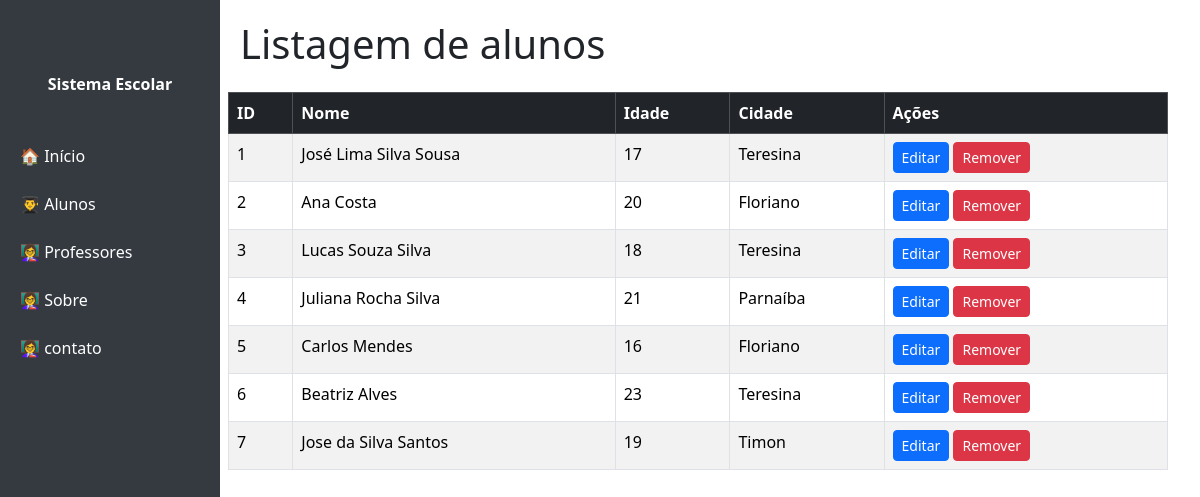
The page /aluno on the database as committed earlier.
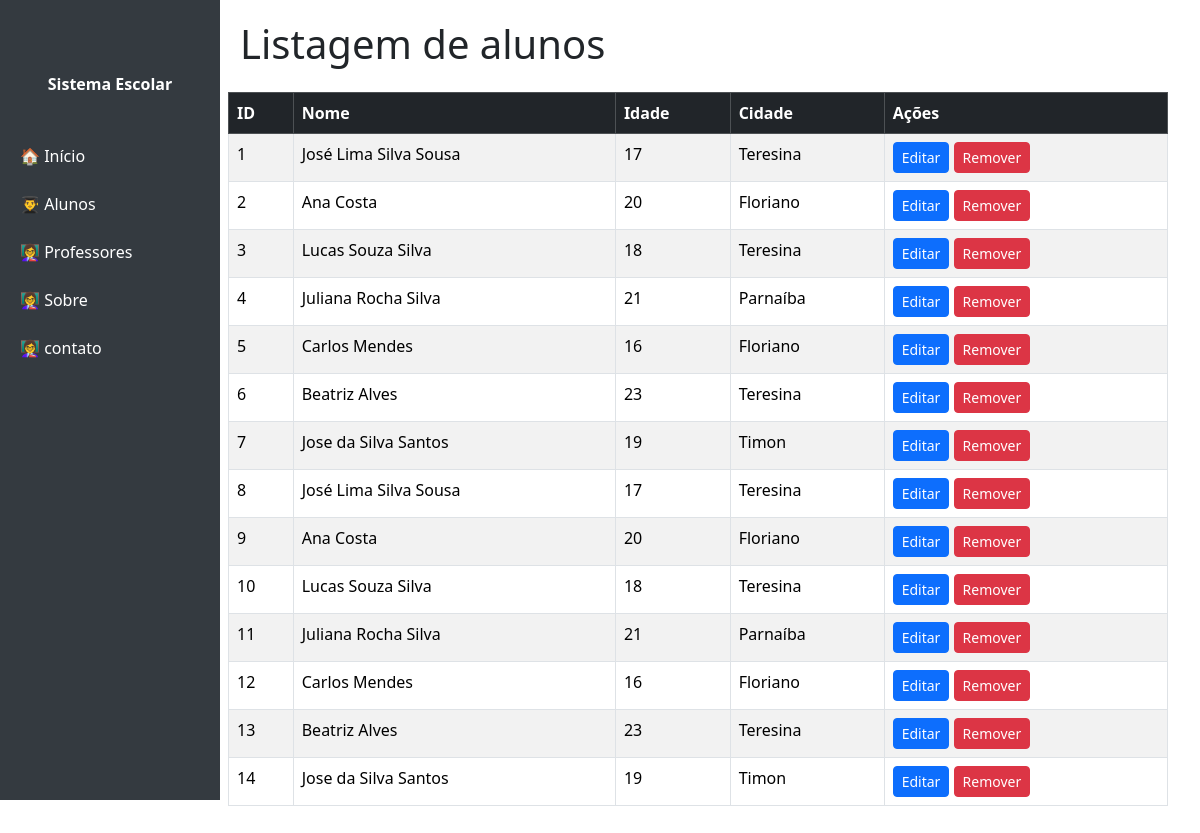
The same page on the database as committed later.
### tables this page shows
CREATE TABLE "aluno" (
	"id"	INTEGER,
	"nome"	TEXT NOT NULL,
	"idade"	INTEGER NOT NULL,
	"cidade"	INTEGER NOT NULL,
	PRIMARY KEY("id" AUTOINCREMENT)
);

### app.py (the view)
@app.route('/aluno')
def listar_aluno():
    DB_PATH = "C:\\Users\\Isaac\\workspace_pweb\\pflask26\\banco_escola.db"
    conn = sqlite3.connect(DB_PATH)
    cursor = conn.cursor()
    cursor.execute('SELECT id, nome, idade, cidade FROM aluno')
    lista = cursor.fetchall()
    conn.close()
    return render_template('aluno/lista.html', lista_alunos=lista)

### templates/aluno/lista.html
{% include 'cabecalho.html' %}
<h1 class="mb-4">Listagem de alunos </h1>
<div class ="row">
    <div class="row">
<table class="table table-bordered table-striped">
    <thead class="table-dark">
      <tr>
        <th>ID</th>
        <th>Nome</th>
        <th>Idade</th>
        <th>Cidade</th>
        <th>Ações</th>
      </tr>
    </thead>
    <tbody>
      {% for item in lista_alunos %}
      <tr>
        <td>{{ item[0]}}</td>
        <td>{{ item[1] }}</td>
        <td>{{ item[2]}}</td>
        <td>{{ item[3] }}</td>
        <td>
             <a href="/alunos/editar/3" class="btn btn-primary btn-sm">Editar</a>
          <a href="/alunos/remover/3" class="btn btn-danger btn-sm"
             onclick="return confirm('Tem certeza que deseja remover este registro?');">
             Remover
          </a>
        </td>
      </tr>
      {% endfor %}
    </tbody>
  </table>
</div>
        </div>
{% include 'rodape.html' %}

### templates/cabecalho.html (shortened to what this page needs)
<!DOCTYPE html>
<html lang="pt-BR">
<head>
    <link href="https://cdn.jsdelivr.net/npm/bootstrap@5.3.3/dist/css/bootstrap.min.css" rel="stylesheet">
</head>
<body>
    <nav class="sidebar">
        <a class="navbar-brand text-center fw-bold d-block mb-4 text-white" href="#">Sistema Escolar</a>
        <a href="/">🏠 Início</a>
        <a href="/aluno">👨‍🎓 Alunos</a>
        <a href="#">👩‍🏫 Professores</a>
        <a href="/sobre">👩‍🏫 Sobre</a>
        <a href="/contato">👩‍🏫 contato
        </a>
    </nav>
    <div class="main">

### templates/rodape.html
</div>
</body>
</html>

### templates/cabecalho.html (style rules this page uses)
body { min-height: 100vh; }
.sidebar { height: 100vh; position: fixed; left: 0; top: 0; width: 220px; background-color: #343a40; padding-top: 60px; }
.sidebar a { color: #fff; display: block; padding: 12px 20px; text-decoration: none; }
.main { margin-left: 220px; padding: 20px; }

Rows that differ between the two databases and show on the page:
added aluno: id "8", nome "José Lima Silva Sousa", idade "17", cidade "Teresina"
added aluno: id "9", nome "Ana Costa", idade "20", cidade "Floriano"
added aluno: id "10", nome "Lucas Souza Silva", idade "18", cidade "Teresina"
added aluno: id "11", nome "Juliana Rocha Silva", idade "21", cidade "Parnaíba"
added aluno: id "12", nome "Carlos Mendes", idade "16", cidade "Floriano"
added aluno: id "13", nome "Beatriz Alves", idade "23", cidade "Teresina"
added aluno: id "14", nome "Jose da Silva Santos", idade "19", cidade "Timon"
